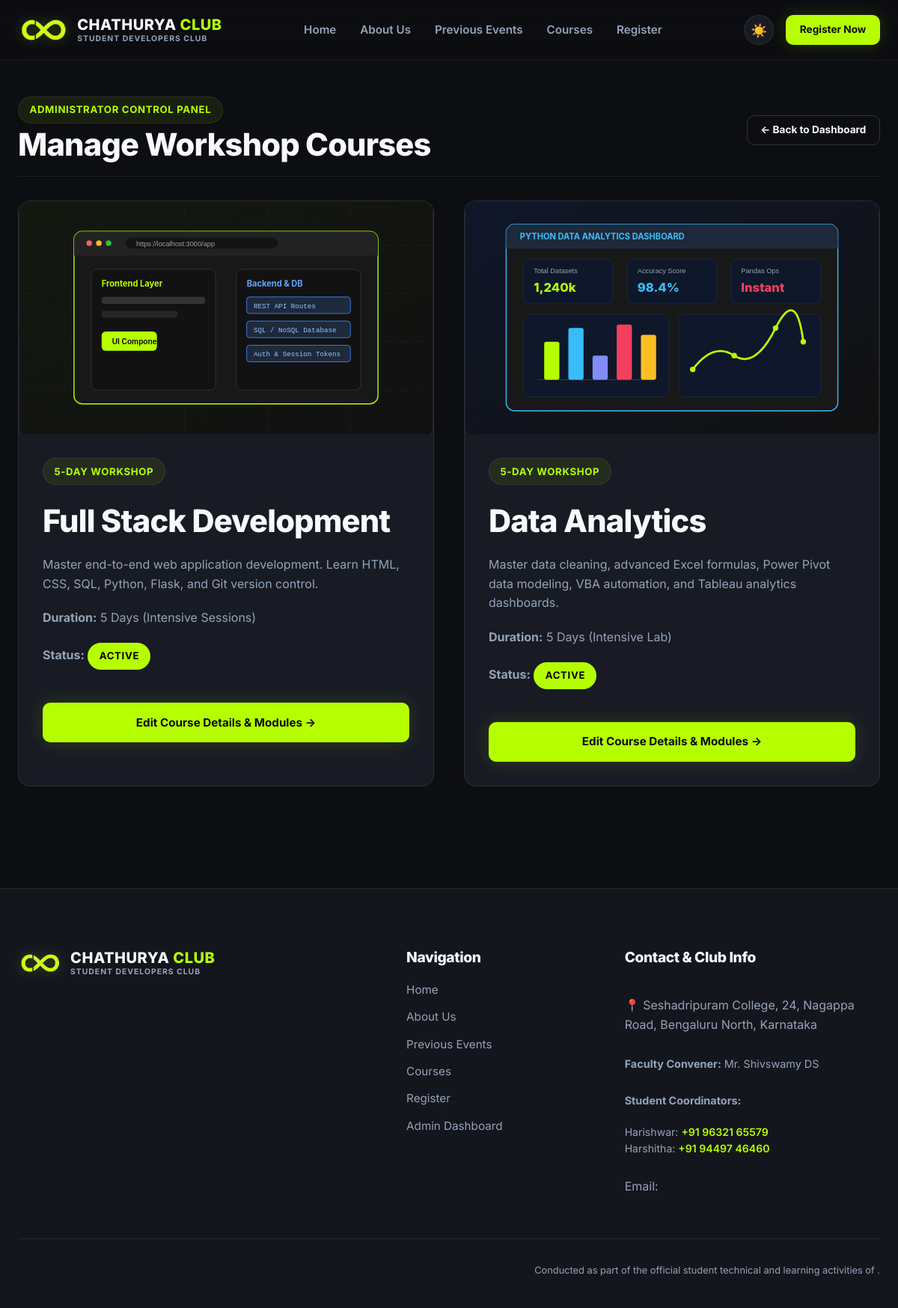
Page /custom-admin/courses/ (signed in) on the earlier database version.
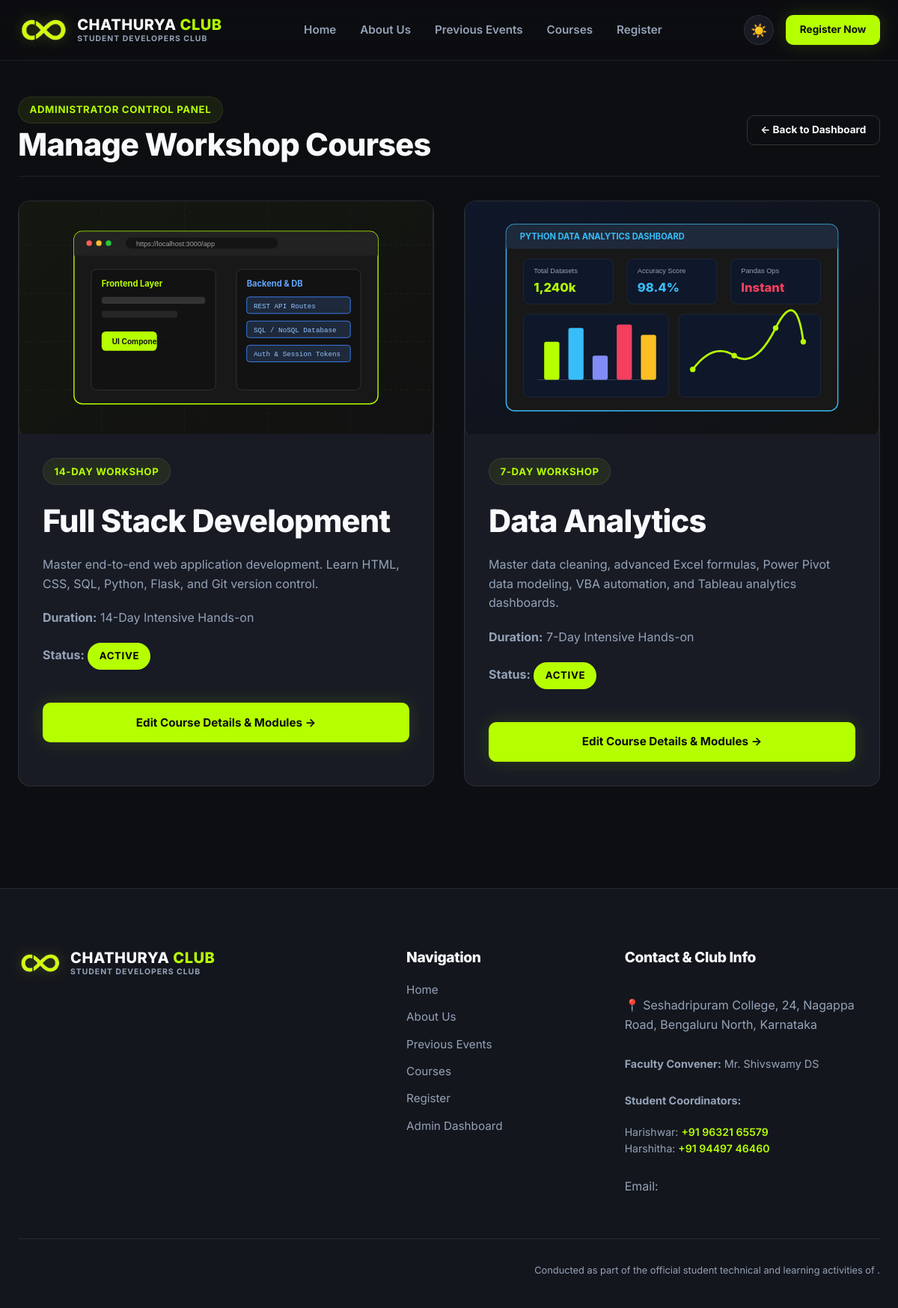
Same page on the later database version.
### workshop/models.py (models this page shows, shortened)
class Course(models.Model):
    title = models.CharField(max_length=200)
    slug = models.SlugField(unique=True)
    badge_text = models.CharField(max_length=100, default='5-Day Workshop')
    short_description = models.TextField()
    detailed_description = models.TextField()
    image = models.ImageField(upload_to='courses/', blank=True, null=True)
    image_path = models.CharField(max_length=255, blank=True, null=True, help_text="Fallback static image path e.g. images/fullstack.svg")
    duration = models.CharField(max_length=100, default='5 Days (Intensive Sessions)')
    who_can_attend = models.TextField(default='Students from any stream interested in technology.')
    requirements = models.TextField(default='Basic computer knowledge, Laptop recommended')
    capstone_title = models.CharField(max_length=200, blank=True)
    capstone_description = models.TextField(blank=True)
    capstone_tech_flow = models.CharField(max_length=300, blank=True)
    is_active = models.BooleanField(default=True)
    display_order = models.IntegerField(default=0)
    created_at = models.DateTimeField(auto_now_add=True)
    updated_at = models.DateTimeField(auto_now=True)
    class Meta:
        ordering = ['display_order', 'id']

### workshop/views.py (the view)
# urls.py: path('custom-admin/courses/', views.admin_courses_list_view, name='admin_courses_list'),
@user_passes_test(is_staff_user, login_url='admin_login')
def admin_courses_list_view(request):
    courses = Course.objects.all()
    return render(request, 'workshop/dashboard/courses_list.html', {'courses': courses})

### workshop/views.py (called while the page is built)
def is_staff_user(user):
    return user.is_authenticated and user.is_staff

### workshop/templates/workshop/dashboard/courses_list.html (shortened to what this page needs)
{% extends 'workshop/base.html' %}
{% load static %}
{% block content %}
<section class="detail-section" style="padding-top: 3rem; padding-bottom: 5rem;">
  <div class="container">
    <div style="display: flex; justify-content: space-between; align-items: center; flex-wrap: wrap; gap: 1rem; margin-bottom: 2rem; border-bottom: 1px solid var(--border-subtle); padding-bottom: 1rem;">
      <div>
        <div class="badge" style="margin-bottom: 0.25rem;">Administrator Control Panel</div>
        <h2>Manage Workshop Courses</h2>
      </div>
      <div>
        <a href="{% url 'admin_dashboard' %}" class="btn btn-secondary btn-sm">← Back to Dashboard</a>
      </div>
    </div>
    <div class="courses-grid" style="grid-template-columns: repeat(auto-fit, minmax(360px, 1fr));">
      {% for course in courses %}
        <article class="course-card">
          <div class="course-banner">
            {% if course.image %}
              <img src="{{ course.image.url }}" alt="{{ course.title }}">
            {% elif course.image_path %}
              <img src="{% static course.image_path %}" alt="{{ course.title }}">
            {% endif %}
          </div>
          <div class="course-content">
            <div class="badge" style="margin-bottom: 0.25rem;">{{ course.badge_text }}</div>
            <h2>{{ course.title }}</h2>
            <p>{{ course.short_description }}</p>
            <p><strong>Duration:</strong> {{ course.duration }}</p>
            <p><strong>Status:</strong> {% if course.is_active %}<span class="badge" style="background: var(--accent); color: #000;">Active</span>{% else %}<span class="badge" style="background: #ff5f56; color: #fff;">Inactive</span>{% endif %}</p>
            <div style="margin-top: 1.5rem;">
              <a href="{% url 'admin_course_edit' course_id=course.id %}" class="btn btn-primary btn-block" style="text-align: center;">Edit Course Details &amp; Modules →</a>
            </div>
          </div>
        </article>
      {% endfor %}
    </div>
  </div>
</section>
{% endblock %}

### workshop/templates/workshop/base.html (shortened to what this page needs)
{% load static %}
<!DOCTYPE html>
<html lang="en" data-theme="dark">
<head>
  <link rel="stylesheet" href="{% static 'css/style.css' %}">
</head>
<body>
  {% include 'workshop/navbar.html' %}
  {% block content %}
  {% endblock %}
  {% include 'workshop/footer.html' %}
</body>
</html>

### workshop/templates/workshop/navbar.html (shortened to what this page needs)
{% load static %}
<header class="navbar">
  <div class="container">
    <a href="{% url 'home' %}" class="nav-brand">
      <img src="{% static 'images/chathurya-mark.png' %}" alt="Chathurya Logo Mark" class="brand-mark">
      <div class="brand-text">
        <span class="brand-title">CHATHURYA <span class="brand-accent">CLUB</span></span>
        <span class="brand-subtitle">STUDENT DEVELOPERS CLUB</span>
      </div>
    </a>
    <nav class="nav-menu">
      <a href="{% url 'home' %}" class="nav-link {% if request.resolver_match.url_name == 'home' %}active{% endif %}">Home</a>
      <a href="{% url 'home' %}#about" class="nav-link">About Us</a>
      <a href="{% url 'home' %}#events" class="nav-link">Previous Events</a>
      <a href="{% url 'courses_list' %}" class="nav-link {% if request.resolver_match.url_name == 'courses_list' %}active{% endif %}">Courses</a>
      <a href="{% url 'registration' %}" class="nav-link {% if request.resolver_match.url_name == 'registration' %}active{% endif %}">Register</a>
    </nav>
    <div class="nav-actions">
      <button type="button" class="theme-toggle-btn" aria-label="Toggle dark/light theme" title="Toggle theme">☀️</button>
      <a href="{% url 'registration' %}" class="btn btn-primary btn-sm">Register Now</a>
    </div>
  </div>
</header>

### workshop/templates/workshop/footer.html (shortened to what this page needs)
{% load static %}
<footer id="contact" class="footer">
  <div class="container">
    <div class="footer-grid">
      <div class="footer-col">
        <div class="footer-brand">
          <a href="{% url 'home' %}" class="nav-brand">
            <img src="{% static 'images/chathurya-mark.png' %}" alt="Chathurya Logo Mark" class="brand-mark">
            <div class="brand-text">
              <span class="brand-title">CHATHURYA <span class="brand-accent">CLUB</span></span>
              <span class="brand-subtitle">STUDENT DEVELOPERS CLUB</span>
            </div>
          </a>
        </div>
      </div>
      <div class="footer-col">
        <h4>Navigation</h4>
        <div class="footer-links">
          <a href="{% url 'home' %}">Home</a>
          <a href="{% url 'home' %}#about">About Us</a>
          <a href="{% url 'home' %}#events">Previous Events</a>
          <a href="{% url 'courses_list' %}">Courses</a>
          <a href="{% url 'registration' %}">Register</a>
          <a href="{% url 'admin_login' %}">Admin Dashboard</a>
        </div>
      </div>
      <div class="footer-col">
        <h4>Contact &amp; Club Info</h4>
        <p>
          <a href="https://maps.google.com/?q=Seshadripuram+College,+24,+Nagappa+Road,+Bengaluru+North,+Karnataka" target="_blank" rel="noopener noreferrer" class="address-link" title="Open location in Google Maps">
            📍 Seshadripuram College, 24, Nagappa Road, Bengaluru North, Karnataka
          </a>
        </p>
        <p style="margin-top: 0.5rem; font-size: 0.9rem;"><strong>Faculty Convener:</strong> Mr. Shivswamy DS</p>
        <p style="margin-top: 0.35rem; font-size: 0.9rem;"><strong>Student Coordinators:</strong></p>
        <p style="font-size: 0.88rem; color: var(--text-secondary);">
          Harishwar: <a href="tel:+919632165579" class="phone-link" title="Call Harishwar">+91 96321 65579</a><br>
          Harshitha: <a href="tel:+919449746460" class="phone-link" title="Call Harshitha">+91 94497 46460</a>
        </p>
        <p style="margin-top: 0.4rem;">Email: <a href="mailto:{{ site_settings.contact_email }}" style="color: var(--accent);">{{ site_settings.contact_email }}</a></p>
      </div>
    </div>
    <div class="footer-bottom">
      <p style="font-size: 0.8rem;">Conducted as part of the official student technical and learning activities of {{ site_settings.club_name }}.</p>
    </div>
  </div>
</footer>

Differences in the rows shown:
removed Course: image_path (picture), badge_text "5-DAY WORKSHOP", title "Full Stack Development", short_description "Master end-to-end web application development. Learn HTML, CSS, SQL, Python, Flask, and Git version control.", duration "5 Days (Intensive Sessions)", is_active "ACTIVE"
removed Course: image_path (picture), badge_text "5-DAY WORKSHOP", title "Data Analytics", short_description "Master data cleaning, advanced Excel formulas, Power Pivot data modeling, VBA automation, and Tableau analytics dashboards.", duration "5 Days (Intensive Lab)", is_active "ACTIVE"
added Course: image_path (picture), badge_text "14-DAY WORKSHOP", title "Full Stack Development", short_description "Master end-to-end web application development. Learn HTML, CSS, SQL, Python, Flask, and Git version control.", duration "14-Day Intensive Hands-on", is_active "ACTIVE"
added Course: image_path (picture), badge_text "7-DAY WORKSHOP", title "Data Analytics", short_description "Master data cleaning, advanced Excel formulas, Power Pivot data modeling, VBA automation, and Tableau analytics dashboards.", duration "7-Day Intensive Hands-on", is_active "ACTIVE"
